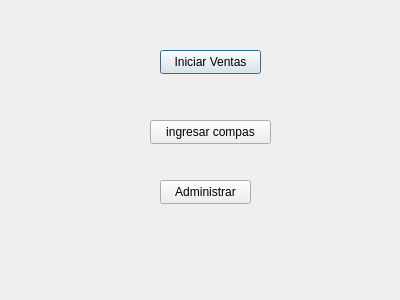
<?xml version="1.0" encoding="UTF-8"?>
<ui version="4.0">
 <class>main</class>
 <widget class="QDialog" name="main">
  <property name="geometry">
   <rect>
    <x>0</x>
    <y>0</y>
    <width>400</width>
    <height>300</height>
   </rect>
  </property>
  <property name="windowTitle">
   <string>Pow Ice main</string>
  </property>
  <widget class="QPushButton" name="Ventas">
   <property name="geometry">
    <rect>
     <x>160</x>
     <y>50</y>
     <width>101</width>
     <height>24</height>
    </rect>
   </property>
   <property name="text">
    <string>Iniciar Ventas</string>
   </property>
  </widget>
  <widget class="QPushButton" name="Compras">
   <property name="geometry">
    <rect>
     <x>150</x>
     <y>120</y>
     <width>121</width>
     <height>24</height>
    </rect>
   </property>
   <property name="text">
    <string>ingresar compas</string>
   </property>
  </widget>
  <widget class="QPushButton" name="Administrar">
   <property name="geometry">
    <rect>
     <x>160</x>
     <y>180</y>
     <width>91</width>
     <height>24</height>
    </rect>
   </property>
   <property name="text">
    <string>Administrar</string>
   </property>
  </widget>
 </widget>
 <resources/>
 <connections/>
</ui>
